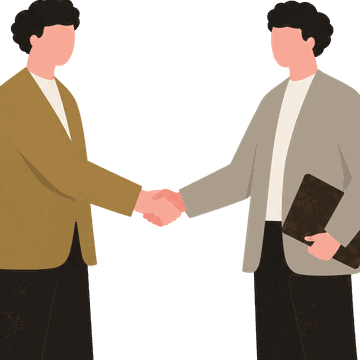
#> input picture assets/illust/handshake-fv.png, 360 x 360 px, given in place of ChatGPT Image 2026年9月14日 20_29_27 (3).png, which was not available
$ python make-illust.py
#> lines starting #> are read from the running program, lines starting #| are printed output that depends on the picture; after the words box and inside, x2 and y2 are one past the last pixel; in counts of white or black regions, pixels touching at a corner belong together; pictures that were not available may be replaced by others from this repository, and a replacement may not be noted
# -*- coding: utf-8 -*-
"""白背景イラストを透過PNG化して assets/illust/ に書き出す（python3 make-illust.py）。ネットワーク通信なし・ローカル処理のみ。

・外周から繋がった白だけを背景とみなす（シャツ・書類・ホワイトボード等の内側の白は残す）
・境界のアンチエイリアス部は「白との混色」とみなしてアルファを逆算し、白フチを出さない
"""
import os
import numpy as np
from PIL import Image

BASE = os.path.dirname(os.path.abspath(__file__))
SRC = os.path.expanduser("~/Downloads")   # 元イラストの置き場
DST = os.path.join(BASE, "assets", "illust")
os.makedirs(DST, exist_ok=True)

# 元ファイル名 -> 出力名（用途がわかる名前に）
MAP = {
    "ChatGPT Image 2026年9月14日 20_29_27 (3).png": "growth.png",    # 実績：右肩上がり
    "ChatGPT Image 2026年9月14日 20_25_54 (2).png": "worry.png",     # お悩み：？を浮かべる
    "ChatGPT Image 2026年9月14日 20_25_54 (3).png": "matching.png",  # Wの答え：決裁者を繋ぐ
    "ChatGPT Image 2026年9月14日 20_29_26 (1).png": "hearing.png",   # サービス概要：ヒアリング
    "ChatGPT Image 2026年9月14日 20_29_26 (2).png": "meeting.png",   # 3つの理由：説明・商談
    "ChatGPT Image 2026年9月14日 20_29_28 (4).png": "banso.png",     # 保証内容：伴走
    "ChatGPT Image 2026年9月14日 20_25_55 (4).png": "guide.png",     # 対象商材：案内
    "ChatGPT Image 2026年9月14日 20_25_54 (1).png": "handshake.png", # CTA：握手
}

TARGET_W = 900      # 表示は最大450px想定なので2倍解像度
MIN_CH   = 246      # これ以上明るく
SAT_MAX  = 8        # かつ彩度が低ければ背景候補


def outer_fill(mask):
    """外周に繋がっている mask 領域だけ True を返す（走査線フラッドフィル）。"""
    h, w = mask.shape
    seen = np.zeros_like(mask)
    gaps = [None] * h                       # 行ごとの「背景でない位置」をキャッシュ
    stack = []

    def push(y, x):
        if 0 <= y < h and mask[y, x] and not seen[y, x]:
            stack.append((y, x))

    for x in range(w):
        push(0, x); push(h - 1, x)
    for y in range(h):
        push(y, 0); push(y, w - 1)

    while stack:
        y, x = stack.pop()
        if seen[y, x] or not mask[y, x]:
            continue
        if gaps[y] is None:
            gaps[y] = np.flatnonzero(~mask[y])
        g = gaps[y]
        i = np.searchsorted(g, x)
        x1 = int(g[i - 1]) + 1 if i > 0 else 0          # 連続する背景ランの左端
        x2 = int(g[i]) - 1 if i < g.size else w - 1     # 同・右端
        seen[y, x1:x2 + 1] = True

        for ny in (y - 1, y + 1):                       # 上下の行へ伝播
            if not (0 <= ny < h):
                continue
            run = mask[ny, x1:x2 + 1] & ~seen[ny, x1:x2 + 1]
            idx = np.flatnonzero(run)
            if idx.size == 0:
                continue
            starts = np.concatenate(([idx[0]], idx[np.flatnonzero(np.diff(idx) > 1) + 1]))
            for s in starts:
                stack.append((ny, x1 + int(s)))
    return seen


def bleed(rgb, known_in, rounds=6):
    """未知領域のRGBを既知側の色で埋める（縮小時の白フチ防止・境界色の推定）。"""
    rgb = rgb.astype(np.float32).copy()
    known = known_in.copy()
    for _ in range(rounds):
        acc = np.zeros_like(rgb)
        cnt = np.zeros(known.shape, np.float32)
        for dy, dx in ((1, 0), (-1, 0), (0, 1), (0, -1)):
            acc += np.roll(rgb, (dy, dx), (0, 1)) * np.roll(known, (dy, dx), (0, 1)).astype(np.float32)[..., None]
            cnt += np.roll(known, (dy, dx), (0, 1)).astype(np.float32)
        fill = (~known) & (cnt > 0)
        rgb[fill] = acc[fill] / cnt[fill][..., None]
        known |= fill
        if known.all():
            break
    return rgb


for src_name, out_name in MAP.items():
    im = Image.open(os.path.join(SRC, src_name)).convert("RGB")
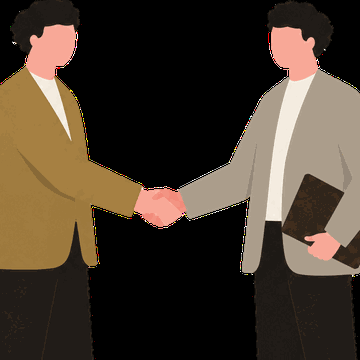
#> im: PIL image 360x360 RGB; mean R, G, B 69.2, 57, 44.2
    a = np.asarray(im).astype(np.int16)

    mn = a.min(axis=2)
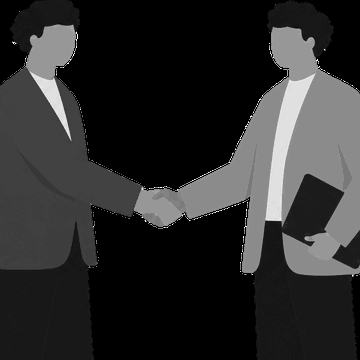
#> mn: shape (360, 360) int16; min 0, max 254, mean 44.2
    cand = (mn >= MIN_CH) & ((a.max(axis=2) - mn) <= SAT_MAX)
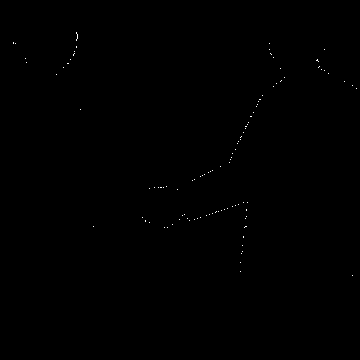
#> cand: shape (360, 360) bool; 0.11% white in thin lines or dots, all inside (x1, y1, x2, y2) = (13, 32, 357, 276)
    bg = outer_fill(cand)                 # 外周に繋がった白だけが背景
#> after the loop in outer_fill, `while stack:`: seen: shape (360, 360) bool; every value is 0
#> after the loop in outer_fill, `while stack:`: gaps = 360 items; stack = []
    opaque = ~bg
#> opaque: shape (360, 360) bool; every value is 1

    # 余白を詰める（周囲に少しだけマージンを残す）
    ys, xs = np.where(opaque)
    pad = 8
    y0, y1 = max(ys.min() - pad, 0), min(ys.max() + pad + 1, a.shape[0])
#> y0 = 0; y1 = 360
    x0, x1 = max(xs.min() - pad, 0), min(xs.max() + pad + 1, a.shape[1])
#> x0 = 0; x1 = 360
    a, opaque = a[y0:y1, x0:x1], opaque[y0:y1, x0:x1]

    # --- 境界2pxの帯は P = α*F + (1-α)*白 とみなして α を逆算 ---
    core = opaque.copy()
    for _ in range(2):
        nb = np.zeros_like(core)
        for dy, dx in ((1, 0), (-1, 0), (0, 1), (0, -1)):
            nb |= np.roll(~core, (dy, dx), (0, 1))
        core &= ~nb
    band = opaque & ~core

    F = bleed(a, core, rounds=6)          # 帯の「本来の色」を内側から推定
#> after the loop in bleed, `for _ in range(rounds):`:
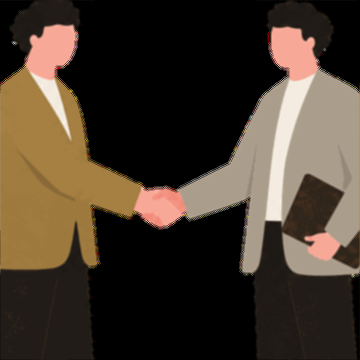
#> acc: shape (360, 360, 3) float32; mean R, G, B 276.8, 228.1, 176.9; drawn with min black and max white
#> after the loop in bleed, `for _ in range(rounds):`: cnt: shape (360, 360) float32; every value is 4
    W = 254.0
    with np.errstate(divide="ignore", invalid="ignore"):
        ratio = np.where(W - F > 18, (W - a.astype(np.float32)) / np.maximum(W - F, 1e-6), 0.0)
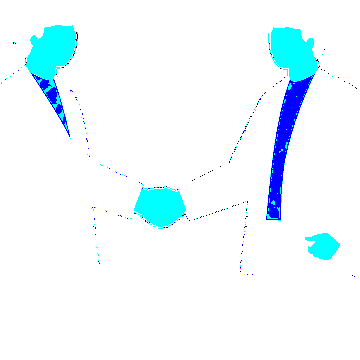
#> ratio: shape (360, 360, 3) float32; mean R, G, B 0.93, 0.98, 0.999
    est = np.clip(ratio.max(axis=2), 0.0, 1.0)

    alpha = opaque.astype(np.float32)
#> alpha: shape (360, 360) float32; every value is 1
    alpha[band] = est[band]
    alpha *= 255.0
#> alpha: shape (360, 360) float32; every value is 255

    rgb = bleed(a, core)
    rgb[band] = F[band]

    # プリマルチプライして縮小 → 白フチが出ない
    pm = np.dstack([rgb * (alpha[..., None] / 255.0), alpha]).astype(np.float32)
    h, w = alpha.shape
#> w = 360
    tw = min(TARGET_W, w)
#> tw = 360
    th = max(1, round(h * tw / w))
#> th = 360
    pm_img = Image.fromarray(np.clip(pm, 0, 255).astype(np.uint8)).resize((tw, th), Image.LANCZOS)

    out = np.asarray(pm_img).astype(np.float32)
    al = out[..., 3:4]
    with np.errstate(divide="ignore", invalid="ignore"):
        un = np.where(al > 0, out[..., :3] / np.maximum(al / 255.0, 1e-6), 0)
    final = np.dstack([np.clip(un, 0, 255), al[..., 0]]).astype(np.uint8)

    dst = os.path.join(DST, out_name)
    # フラットなイラストなのでパレット化（透明度を保ったまま約1/8に軽量化）
    Image.fromarray(final).quantize(colors=192, method=Image.FASTOCTREE, dither=Image.NONE).save(dst, optimize=True)
    print("%-14s %4dx%-4d  %6.1f KB  透過 %.0f%%" % (
        out_name, tw, th, os.path.getsize(dst) / 1024, 100 * (1 - opaque.mean())))
#| growth.png      360x360     13.4 KB  透過 0%
#> pass 2 of the loop `for src_name, out_name in MAP.items():`:
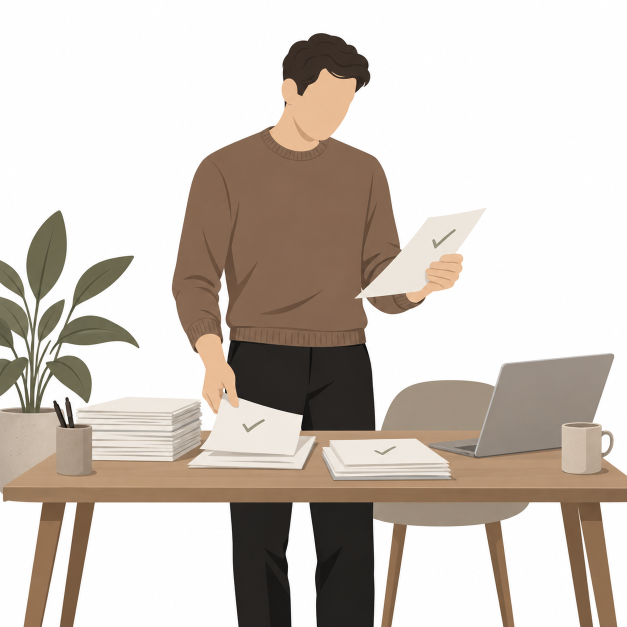
#> input picture assets/illust/reason01-screening.png, 1254 x 1254 px, given in place of ChatGPT Image 2026年9月14日 20_25_54 (2).png, which was not available (shown at 1/2 size)
#> im is the input picture: PIL image 1254x1254 RGB; mean R, G, B 205.3, 196.8, 188.9
#> mn: shape (1254, 1254) int16
#> `cand = (mn >= MIN_CH) & ((a.max(axis=2) - mn) <= SAT_MAX)`:
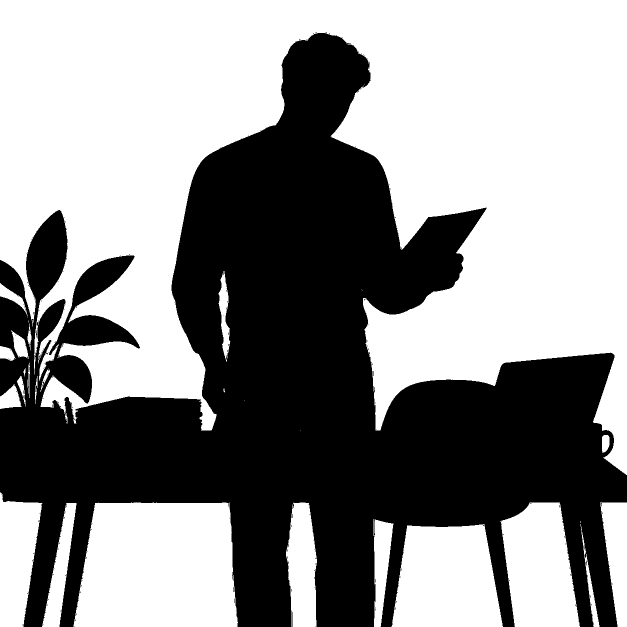
#> cand: shape (1254, 1254) bool (shown at 1/2 size); 56.3% white; 243 black regions (240 under 20 px), largest, box (x1, y1, x2, y2) and area: (0, 65, 1254, 1254) 686028, (751, 1168, 752, 1204) 36, (584, 1224, 585, 1254) 30
#> the loop in outer_fill (call 2), `while stack:` made 10525 passes
#> (i, x1) on passes 1 to 3: (398, 1235), (398, 1235), (400, 1235)
#> y0 = 57; y1 = 1254
#> band: shape (1197, 1254) bool; 1.6% white in thin lines or dots
#> ratio: shape (1197, 1254, 3) float32
#> est: shape (1197, 1254) float32
#> pm: shape (1197, 1254, 4) float32
#> `h, w = alpha.shape`: h = 1197; w = 1254
#> tw = 900
#> th = 859
#> `pm_img = Image.fromarray(np.clip(pm, 0, 255).astype(np.uint8)).resize(..`:
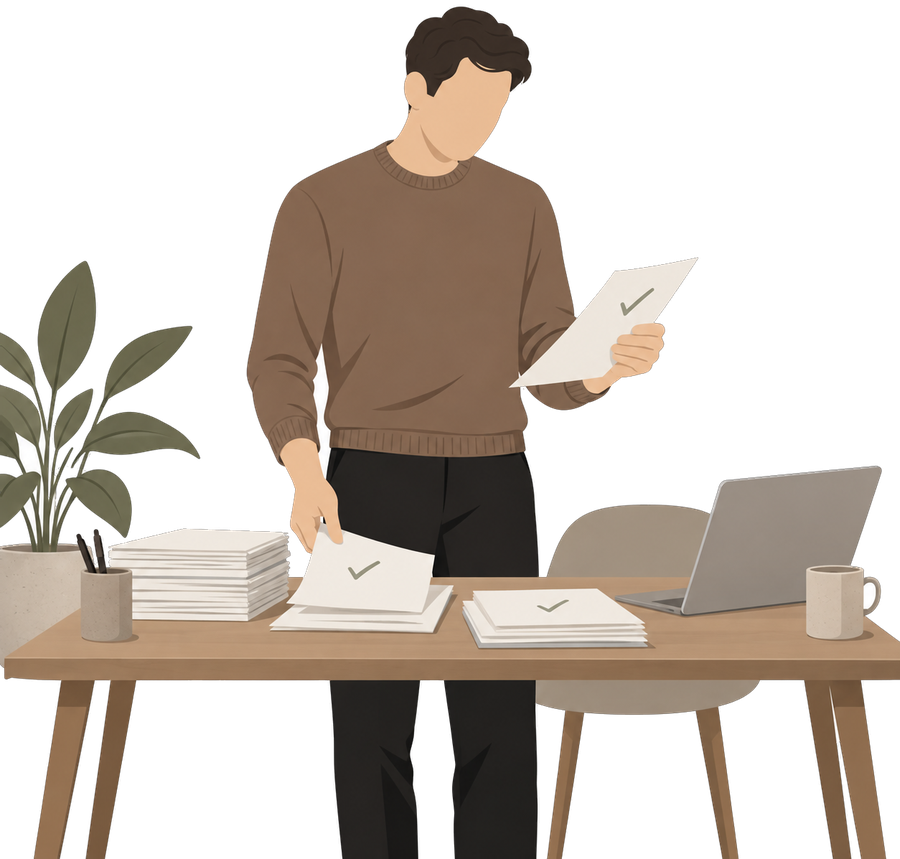
#> pm_img: PIL image 900x859 RGBA; mean R, G, B, A 65.6, 56.6, 48.1, 116; transparent parts drawn white
#| worry.png       900x859     60.3 KB  透過 54%
#> (the run stopped early here; a loop or call above may not have finished)
